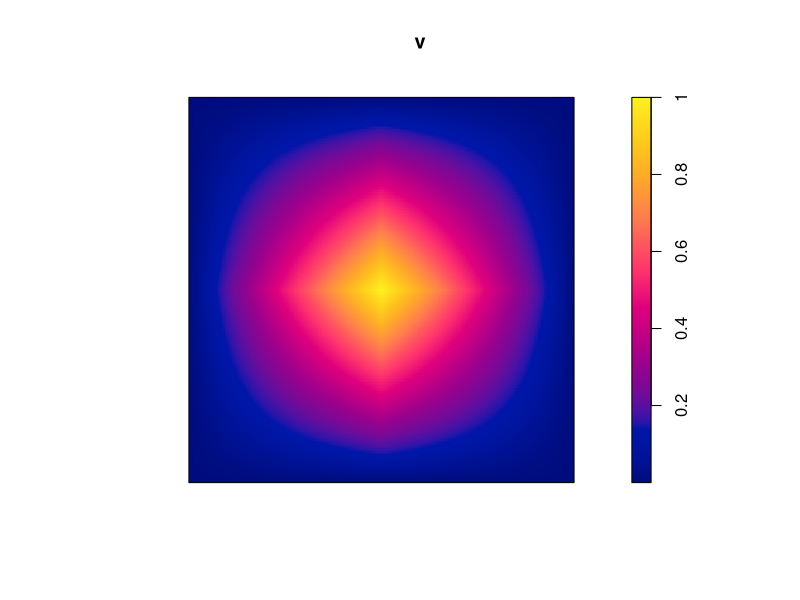

Generate this figure with R:
library(spatstat)


### Name: setcov
### Title: Set Covariance of a Window
### Aliases: setcov
### Keywords: spatial math

### ** Examples

  w <- owin(c(0,1),c(0,1))
  v <- setcov(w)
  plot(v)
